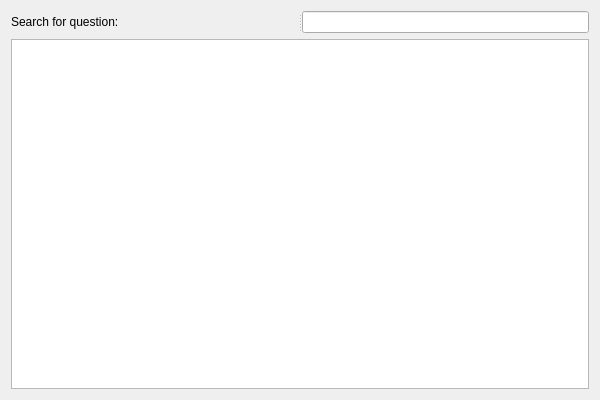
<?xml version="1.0" encoding="UTF-8"?>
<ui version="4.0">
 <class>SearchClass</class>
 <widget class="QWidget" name="SearchClass">
  <property name="geometry">
   <rect>
    <x>0</x>
    <y>0</y>
    <width>600</width>
    <height>400</height>
   </rect>
  </property>
  <property name="windowTitle">
   <string>Search</string>
  </property>
  <layout class="QVBoxLayout" name="verticalLayout">
   <item>
    <widget class="QSplitter" name="splitter">
     <property name="orientation">
      <enum>Qt::Horizontal</enum>
     </property>
     <widget class="QLabel" name="label">
      <property name="text">
       <string>Search for question:</string>
      </property>
     </widget>
     <widget class="QLineEdit" name="searchlineEdit"/>
    </widget>
   </item>
   <item>
    <widget class="QListWidget" name="searchlistWidget"/>
   </item>
  </layout>
 </widget>
 <layoutdefault spacing="6" margin="11"/>
 <resources/>
 <connections/>
</ui>
